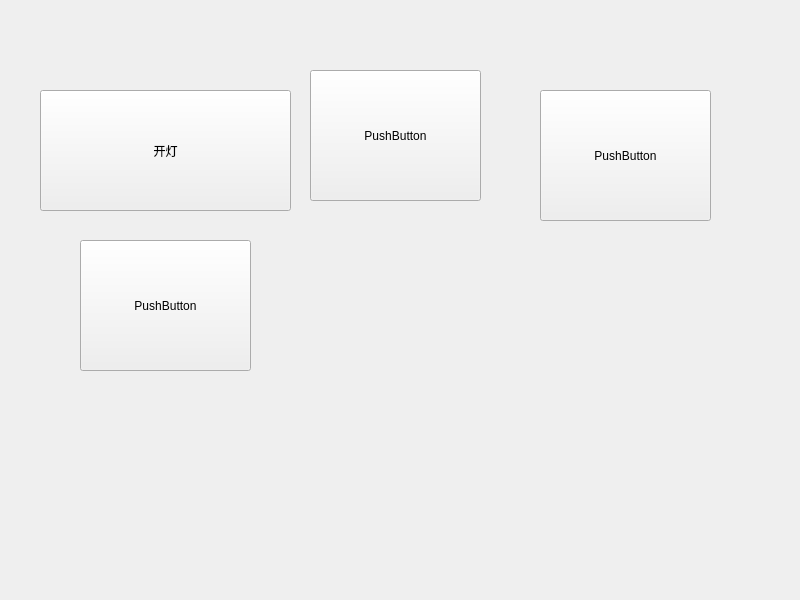
<?xml version="1.0" encoding="UTF-8"?>
<ui version="4.0">
 <class>Widget</class>
 <widget class="QWidget" name="Widget">
  <property name="geometry">
   <rect>
    <x>0</x>
    <y>0</y>
    <width>800</width>
    <height>600</height>
   </rect>
  </property>
  <property name="windowTitle">
   <string>Widget</string>
  </property>
  <widget class="QPushButton" name="pushButton">
   <property name="geometry">
    <rect>
     <x>40</x>
     <y>90</y>
     <width>251</width>
     <height>121</height>
    </rect>
   </property>
   <property name="text">
    <string>开灯</string>
   </property>
  </widget>
  <widget class="QPushButton" name="pushButton_2">
   <property name="geometry">
    <rect>
     <x>310</x>
     <y>70</y>
     <width>171</width>
     <height>131</height>
    </rect>
   </property>
   <property name="text">
    <string>PushButton</string>
   </property>
  </widget>
  <widget class="QPushButton" name="pushButton_3">
   <property name="geometry">
    <rect>
     <x>540</x>
     <y>90</y>
     <width>171</width>
     <height>131</height>
    </rect>
   </property>
   <property name="text">
    <string>PushButton</string>
   </property>
  </widget>
  <widget class="QPushButton" name="pushButton_4">
   <property name="geometry">
    <rect>
     <x>80</x>
     <y>240</y>
     <width>171</width>
     <height>131</height>
    </rect>
   </property>
   <property name="text">
    <string>PushButton</string>
   </property>
  </widget>
 </widget>
 <resources/>
 <connections/>
</ui>
